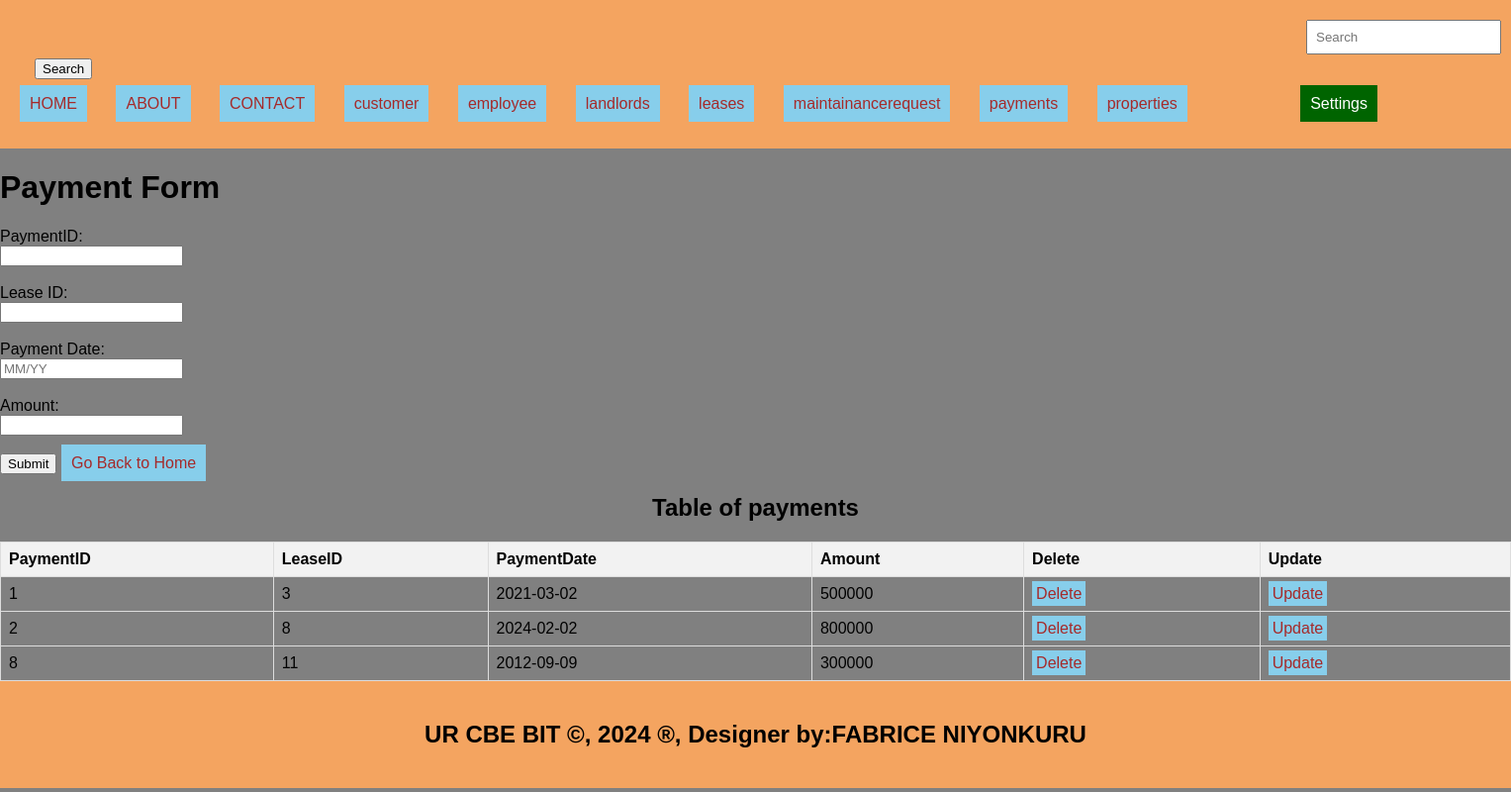
The app's page /payment.php with its own data.
### tables this page shows
CREATE TABLE `payments` (
  `PaymentID` int(11) NOT NULL,
  `LeaseID` int(11) DEFAULT NULL,
  `PaymentDate` date DEFAULT NULL,
  `Amount` int(11) DEFAULT NULL
);

### payment.php (the view, shortened to what this page needs)
<!DOCTYPE html>
<html>
<head>
</head>
<head>
  <link rel="stylesheet" type="text/css" href="style.css" title="style 1" media="screen, tv, projection, handheld, print"/>
</head>
<body bgcolor="gray">
<header>
<form class="d-flex" role="search" action="search.php">
  <input class="form-control me-2" type="search" placeholder="Search" aria-label="Search" name ="query">
  <button class="btn btn-outline-success" type="submit">Search</button>
</form>
  <ul style="list-style-type: none; padding: 0;">
    <li style="display: inline; margin-right: 10px;">
      <a href="./home.html">HOME</a>
    </li>
    <li style="display: inline; margin-right: 10px;"><a href="./about.html">ABOUT</a></li>
    <li style="display: inline; margin-right: 10px;"><a href="./contact.html">CONTACT</a></li>
    <li style="display: inline; margin-right: 10px;"><a href="./customer.php">customer</a></li>
    <li style="display: inline; margin-right: 10px;"><a href="./employee.php">employee</a></li>
    <li style="display: inline; margin-right: 10px;"><a href="./landlord.php">landlords</a></li>
    <li style="display: inline; margin-right: 10px;"><a href="./leases.php">leases</a></li>
    <li style="display: inline; margin-right: 10px;"><a href="./maintenancerequest.php">maintainancerequest</a></li>
    <li style="display: inline; margin-right: 10px;"><a href="./payment.php">payments</a></li>
    <li style="display: inline; margin-right: 10px;"><a href="./properties.php">properties</a></li>
    <li class="dropdown">
      <a href="#" style="color: white; background-color: darkgreen; text-decoration: none; margin-right: 15px;">Settings</a>
    </li>
  </ul>
</header>
    <h1>Payment Form</h1>
   <form method="post" onsubmit="return confirmInsert();">
        <label for="paymentID">PaymentID:</label><br>
        <input type="id" id="paymentid" name="paymentid" required><br><br>
        <label for="lease_id">Lease ID:</label><br>
        <input type="text" id="lease_id" name="lease_id" required><br><br>
        <label for="paymentdate">Payment Date:</label><br>
        <input type="text" id="payment date" name="payment date" placeholder="MM/YY" required><br><br>
        <label for="amount">Amount:</label><br>
        <input type="number" id="amount" name="amount" required><br><br>
        <input type="submit" value="Submit">
        <a href="./home.html">Go Back to Home</a>
    </form>
</body>
</html>
<?php
$host = "localhost";
$user = "root";
$pass = "";
$database = "rental_managementsystem";
$connection = new mysqli($host, $user, $pass, $database);
$sql = "SELECT * FROM payments";
$result = $connection->query($sql);
?>
<!DOCTYPE html>
<html>
<head>
</head>
<body>
    <center><h2>Table of payments</h2></center>
    <table>
        <tr>
            <th>PaymentID</th>
            <th>LeaseID</th>
            <th>PaymentDate</th>
            <th>Amount</th>
            <th>Delete</th>
            <th>Update</th>
        </tr>
        <?php
        if ($result->num_rows > 0) {
            while ($row = $result->fetch_assoc()) {
                echo "<tr>
                <td>" . $row["PaymentID"] . "</td>
                <td>" . $row["LeaseID"] . "</td>
                <td>" . $row["PaymentDate"] . "</td>
                <td>" . $row["Amount"] . "</td>
                <td><a style='padding:4px' href='delete payment.php?PaymentID=".$row['PaymentID']."'>Delete</a></td>
                <td><a style='padding:4px' href='update payment.php?PaymentID=".$row['PaymentID']."'>Update</a></td>
              </tr>";
            }
        } else {
            echo "<tr><td colspan='6'>No data found</td></tr>";
        }
        ?>
    </table>
    <footer>
  <center>
    <b><h2>UR CBE BIT &copy, 2024 &reg, Designer by:FABRICE NIYONKURU </h2></b>
  </center>
</footer>
</body>
</html>

### style.css (style rules this page uses)
body { font-family: Arial, sans-serif; margin: 0; padding: 0; }
header { background-color: #F4A460; padding: 20px; }
footer { background-color: #F4A460; padding: 20px; }

### payment.php (style rules this page uses)
a { padding: 10px; color: white; background-color: skyblue; text-decoration: none; margin-right: 15px; }
a:link { color: brown; }
button.btn { margin-left: 15px; margin-top: 4px; }
input.form-control { margin-left: 1300px; padding: 8px; }
header { background-color: #F4A460; padding: 20px; }
footer { background-color: #F4A460; padding: 20px; }
.dropdown { float: right; margin-right: 100px; position: relative; }
table { width: 100%; border-collapse: collapse; }
th, td { border: 1px solid #ddd; padding: 8px; text-align: left; }
th { background-color: #f2f2f2; }

### records on screen
payments: PaymentID "1", LeaseID "3", PaymentDate "2021-03-02", Amount "500000"
payments: PaymentID "2", LeaseID "8", PaymentDate "2024-02-02", Amount "800000"
payments: PaymentID "8", LeaseID "11", PaymentDate "2012-09-09", Amount "300000"
